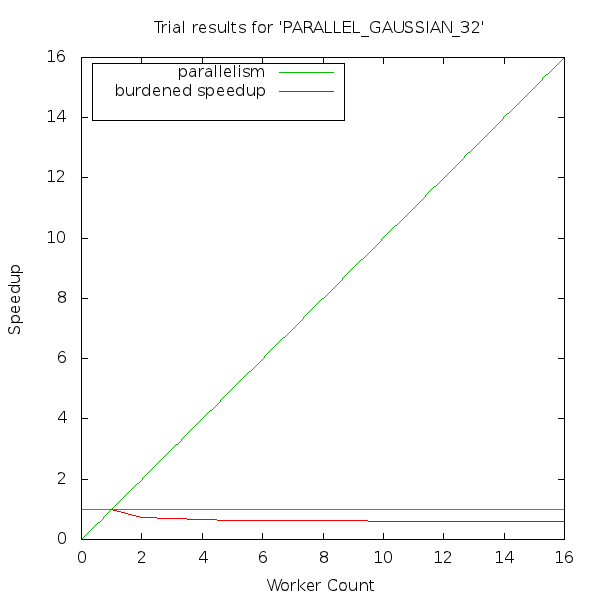

Write the gnuplot code that produced this figure.
set terminal png size 600, 600
set output "PARALLEL_GAUSSIAN_32.png"
set datafile separator ","
set size square 1.0, 1.0
set title "Trial results for 'PARALLEL_GAUSSIAN_32'"
set xlabel "Worker Count" 0.0,0.0
set ylabel "Speedup" 0.0,0.0
set key left top box
set pointsize 1.8
plot [0:16] [0:16] x title "parallelism" lt 2, 1. notitle lt 2, "PARALLEL_GAUSSIAN_32.csv" using 1:2 title "burdened speedup" with lines lt 1, "PARALLEL_GAUSSIAN_32.csv" using 1:4 with points pt 1 title "trials"
